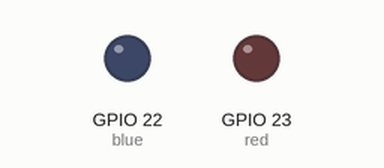
A program run on a simulated Raspberry Pi (BCM pin numbers). Parts: output pins drawn as LEDs (lit = HIGH). At 19.8 s the program stops and its outputs stay as they are.

Above: at 0.3 s.
At 10.42 s:
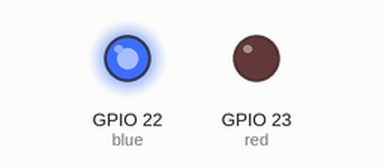
At 18.6 s:
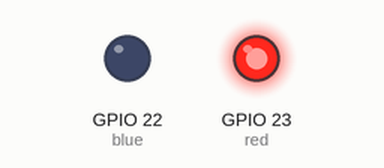
Timing chart, 0 to 21.0 s (numbered marks = the images above):
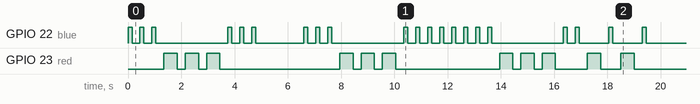

Measured:
- by itself, GPIO 22 (blue): LOW → HIGH at 0.00 s, → LOW 0.15 s later, → HIGH 0.30 s later, → LOW 0.15 s later, … (42 changes in this stretch)
- by itself, GPIO 23 (red): LOW → HIGH at 1.4 s, → LOW 0.50 s later, → HIGH 0.30 s later, → LOW 0.50 s later, … (22 changes in this stretch)

The program:

Morse_Code_for_2_LEDs_Raspberry_Pi.py
```python
#welcome to this project for Raspberry Pi.
#code bellow will le you connect LEDs to your Raspberry Pi.
#we assume at this stage, the INPUT will be letters and space only.
#No numbers or special characters.

import RPi.GPIO as GPIO
import time

#here are the 2 LEDs allocations for the Raspberry board:
blue,red = 22,23

#in here are all the necessary setups:
GPIO.setmode(GPIO.BCM),GPIO.setwarnings(False)
GPIO.setup(blue, GPIO.OUT), GPIO.setup(red, GPIO.OUT)


#turning the red LED on for 0.5 seconds
def redLED():
    GPIO.output(red, GPIO.HIGH)
    time.sleep(0.5)
    GPIO.output(red, GPIO.LOW)
    time.sleep(0.30)

#turning the blue LED on for 0.15 seconds
def blueLED():
    GPIO.output(blue, GPIO.HIGH)
    time.sleep(0.15)
    GPIO.output(blue, GPIO.LOW)
    time.sleep(0.30)

#listing of the letters
morse = {'a': ('b', 'r'), 'b' : ('r', 'b', 'b', 'b'), 'c': ('r','b','r','b'),
         'd':('r','b','b'), 'e': ('b'), 'f': ('b', 'b','r','b'), 'g':('r','r','b'),
         'h':('b','b','b','b'), 'i':('b','b'), 'j': ('b', 'r','r','r'), 'k': ('r','b','r'),
         'l': ('b','r','b','b'), 'm': ('r','r'), 'n': ('r','b'), 'o':('r','r','r'),
         'p':('b','r','r','b'), 'r':('b','r','b'), 's': ('b','b','b'), 't': ('b'),
         'u': ('b','b','r'), 'v':('b','b','b','r'), 'w': ('b','r','r'), 'x': ('r','b','b','r'),
         'y': ('r','b','r','r'), 'z': ('r','r','b','b'),  }

#here is a sos signal to play with:
a = 'SOS sos'
b = 'sugAr'


#and here is the function doing all the magic:
def convertToMorse(stringie):
    stringie = stringie.lower()#<converts upper case to lower:

    for i in stringie:
        if i == ' ':    # < looks out for a space
            time.sleep(1.5)
        else:
            for x in morse[i]:    # < decoding process itself
                if x == 'b':
                    blueLED()
                else:
                    redLED()


#and here we test the code:
convertToMorse(a)
convertToMorse(b)


#hope you like the project. Have a lovely day.
```
